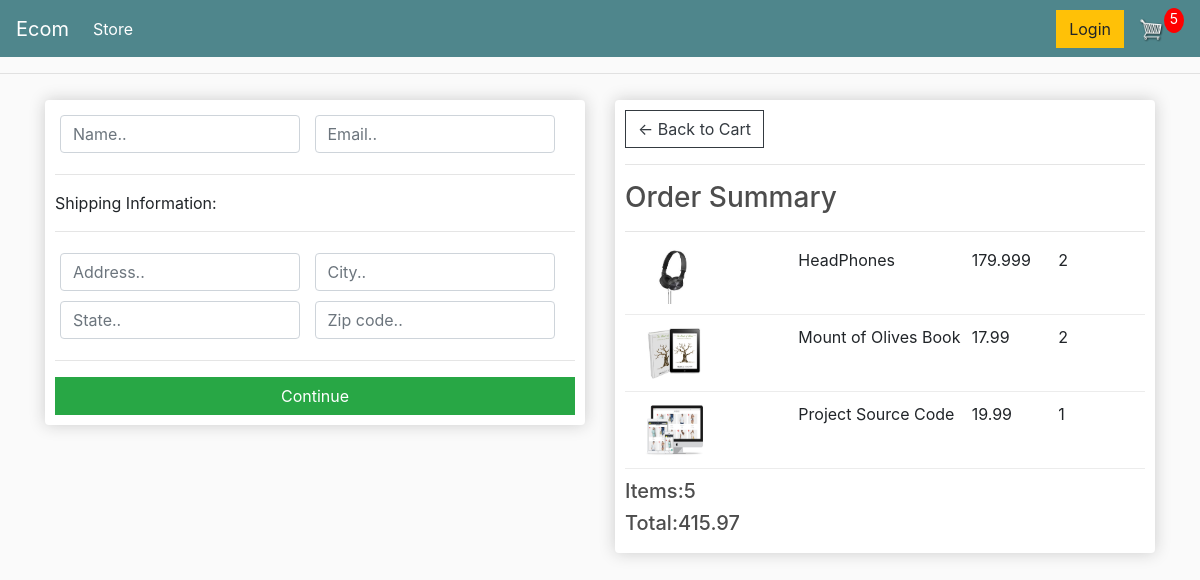
Screenshot of /checkout/ (signed in) with the database file from the repository.
### store/models.py (models this page shows, shortened)
class OrderItem(models.Model):
    product = models.ForeignKey(Product, on_delete=models.SET_NULL, null=True)
    order = models.ForeignKey(Order, on_delete=models.SET_NULL, null=True)
    quantity = models.IntegerField(default=0, null=True, blank=True)
    date_added = models.DateTimeField(auto_now_add=True)
    @property
    def get_item_total(self):
        total = self.product.price * self.quantity
        return total

class Product(models.Model):
    name=models.CharField(max_length=200, null=True)
    price=models.FloatField()
    digital=models.BooleanField(default=False, null=True, blank=True)
    image=models.ImageField(null=True, blank=True)
    @property
    def imageURL(self):
        try:
            url=self.image.url
        except:
            url=''
        return url

class Order(models.Model):
    customer = models.ForeignKey(Customer, on_delete=models.SET_NULL, null=True, blank=True)
    date_ordered = models.DateTimeField(auto_now_add=True)
    complete = models.BooleanField(default=False)
    transaction_id = models.CharField(max_length=100, null=True)
    @property
    def get_cart_total(self):
        orderitems = self.orderitem_set.all()
        total=sum([item.get_item_total for item in orderitems])
        return total
    @property
    def get_cart_items(self):
        orderitems = self.orderitem_set.all()
        total=sum([item.quantity for item in orderitems])
        return total
    @property
    def shipping(self):
        shipping = False
        orderitems = self.orderitem_set.all()
        for i in orderitems:
            if i.product.digital == False:
                shipping = True
        return shipping

### store/views.py (the view)
# urls.py: path('checkout/', views.checkout, name="checkout"),
def checkout(request):
    data = cartData(request)
    cartitems = data['cartItems']
    order = data['order']
    items = data['items']
    context={"items":items, "order":order, 'cartitems': cartitems}
    return render(request, "store/checkout.html", context)

### store/utils.py (called while the page is built)
def cartData(request):
    if request.user.is_authenticated:
        customer=request.user.customer
        order, created = Order.objects.get_or_create(customer=customer, complete=False)
        items=order.orderitem_set.all()
        cartitems = order.get_cart_items
    else:
        cookieData = cookieCart(request)
        cartitems = cookieData['cartItems']
        order = cookieData['order']
        items = cookieData['items']
    return {'cartItems':cartitems ,'order':order, 'items':items}

### store/templates/store/checkout.html (shortened to what this page needs)
{% extends 'store/main.html' %}
{% load static %}
{% block content%}
<div class="row">
	<div class="col-lg-6">
		<div class="box-element" id="form-wrapper">
            <form id="form">
                <div id="user-info">
                    <div class="form-field">
                        <input required class="form-control" type="text" name="name" placeholder="Name..">
                    </div>
                    <div class="form-field">
                        <input required class="form-control" type="email" name="email" placeholder="Email..">
                    </div>
                </div>
                <div id="shipping-info">
                    <hr>
                    <p>Shipping Information:</p>
                    <hr>
                    <div class="form-field">
                        <input class="form-control" type="text" name="address" placeholder="Address..">
                    </div>
                    <div class="form-field">
                        <input class="form-control" type="text" name="city" placeholder="City..">
                    </div>
                    <div class="form-field">
                        <input class="form-control" type="text" name="state" placeholder="State..">
                    </div>
                    <div class="form-field">
                        <input class="form-control" type="text" name="zipcode" placeholder="Zip code..">
                    </div>
                </div>
                <hr>
                <input id="form-button" class="btn btn-success btn-block" type="submit" value="Continue">
            </form>
		</div>
        <br>
	</div>
	<div class="col-lg-6">
		<div class="box-element">
            <a  class="btn btn-outline-dark" href="{% url 'cart' %}">&#x2190; Back to Cart</a>
	<hr>
	<h3>Order Summary</h3>
	<hr>
    {% for item in items %}
    <div class="cart-row">
		<div style="flex:2"><img class="row-image" src="{{item.product.imageURL}}"></div>
		<div style="flex:2"><p>{{item.product.name}}</p></div>
		<div style="flex:1"><p>{{item.product.price}}</p></div>
		<div style="flex:1"><p>{{item.quantity}}</p></div>
	</div>
    {% endfor %}
	<h5>Items:{{order.get_cart_items}}</h5>
	<h5>Total:{{order.get_cart_total|floatformat:2}}</h5>
		</div>
	</div>
</div>
{% endblock content%}

### static/css/main.css (style rules this page uses)
body { background-color: hsl(0, 0%, 98%); }
h1,h2,h3,h4,h5,h6 { color:hsl(0, 0%, 30%); }
.box-element { box-shadow:hsl(0, 0%, 80%) 0 0 16px; background-color: #fff; border-radius: 4px; padding: 10px; }
.col-lg-4, .col-lg-6, .col-lg-8, .col-lg-12 { margin-top: 10px; }
.btn { border-radius: 0; }
.row-image { width: 100px; }
.form-field { width:250px; display: inline-block; padding: 5px; }
.cart-row { display: flex; align-items: flex-stretch; padding-bottom: 10px; margin-bottom: 10px; border-bottom: 1px solid #ececec; }

### rows the page displays
OrderItem: product.imageURL (picture), product.name "HeadPhones", product.price "179.999", quantity "2"
OrderItem: product.imageURL (picture), product.name "Mount of Olives Book", product.price "17.99", quantity "2"
OrderItem: product.imageURL (picture), product.name "Project Source Code", product.price "19.99", quantity "1"
Order: get_cart_items "5", get_cart_total "415.97"

### other values shown
{{ cartitems }} "5"
